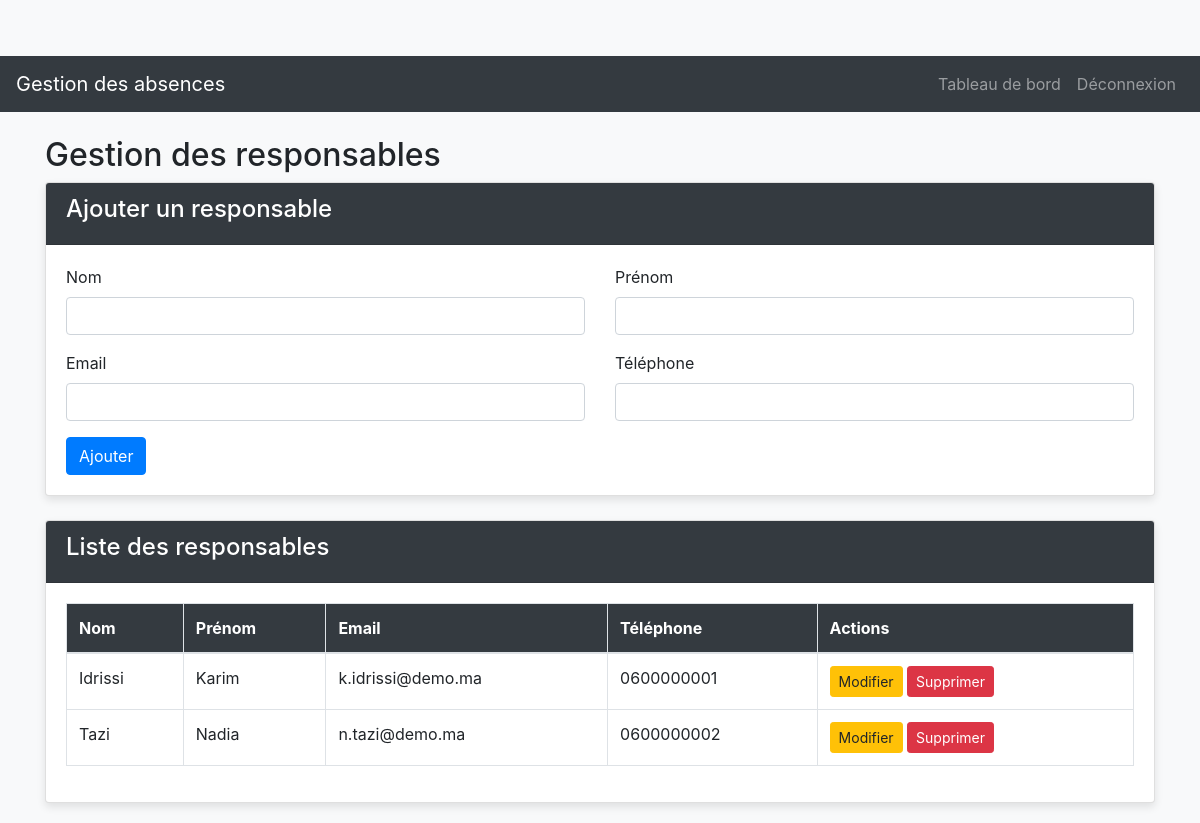
The page /admin/gestion_responsables.php (signed in) on the database its author committed.
### tables this page shows
CREATE TABLE `responsables` (
  `id` int(11) NOT NULL,
  `nom` varchar(50) NOT NULL,
  `prenom` varchar(50) NOT NULL,
  `email` varchar(100) NOT NULL,
  `telephone` varchar(20) DEFAULT NULL,
  `created_at` timestamp NOT NULL DEFAULT current_timestamp()
);

### admin/gestion_responsables.php (the view, shortened to what this page needs)
<?php
require_once __DIR__ . '/../config/db.php';
require_once __DIR__ . '/../includes/header.php';
$responsables = $pdo->query(
    "SELECT * FROM responsables ORDER BY nom, prenom"
)->fetchAll(PDO::FETCH_ASSOC);
?>
<div class="container mt-4">
  <h2>Gestion des responsables</h2>
  <div class="card mb-4">
    <div class="card-header"><h4>Ajouter un responsable</h4></div>
    <div class="card-body">
      <form method="POST">
        <div class="row">
          <div class="col-md-6 mb-3">
            <label>Nom</label>
            <input class="form-control" name="nom" required>
          </div>
          <div class="col-md-6 mb-3">
            <label>Prénom</label>
            <input class="form-control" name="prenom" required>
          </div>
          <div class="col-md-6 mb-3">
            <label>Email</label>
            <input type="email" class="form-control" name="email">
          </div>
          <div class="col-md-6 mb-3">
            <label>Téléphone</label>
            <input class="form-control" name="telephone">
          </div>
        </div>
        <button type="submit" name="ajouter" class="btn btn-primary">Ajouter</button>
      </form>
    </div>
  </div>
  <div class="card">
    <div class="card-header"><h4>Liste des responsables</h4></div>
    <div class="card-body table-responsive">
      <table class="table table-bordered">
        <thead>
          <tr>
            <th>Nom</th><th>Prénom</th><th>Email</th><th>Téléphone</th><th>Actions</th>
          </tr>
        </thead>
        <tbody>
        <?php foreach ($responsables as $r): ?>
          <tr>
            <td><?= htmlspecialchars($r['nom']) ?></td>
            <td><?= htmlspecialchars($r['prenom']) ?></td>
            <td><?= htmlspecialchars($r['email'] ?? '—') ?></td>
            <td><?= htmlspecialchars($r['telephone'] ?? '—') ?></td>
            <td>
              <a href="edit_responsable.php?id=<?= $r['id'] ?>" class="btn btn-warning btn-sm">Modifier</a>
              <a href="?supprimer=<?= $r['id'] ?>" class="btn btn-danger btn-sm"
                 onclick="return confirm('Supprimer ce responsable ?');">Supprimer</a>
            </td>
          </tr>
        <?php endforeach; ?>
        </tbody>
      </table>
    </div>
  </div>
</div>
<?php require_once __DIR__ . '/../includes/footer.php'; ?>

### assets/style.css (style rules this page uses)
body { padding-top: 56px; background-color: #f8f9fa; }
.card { margin-bottom: 20px; box-shadow: 0 4px 8px rgba(0, 0, 0, 0.1); }
.card-header { background-color: #343a40; color: white; }
.table th { background-color: #343a40; color: white; }

### rows shown on the page
responsables: nom "Idrissi", prenom "Karim", email "k.idrissi@demo.ma", telephone "0600000001"
responsables: nom "Tazi", prenom "Nadia", email "n.tazi@demo.ma", telephone "0600000002"
